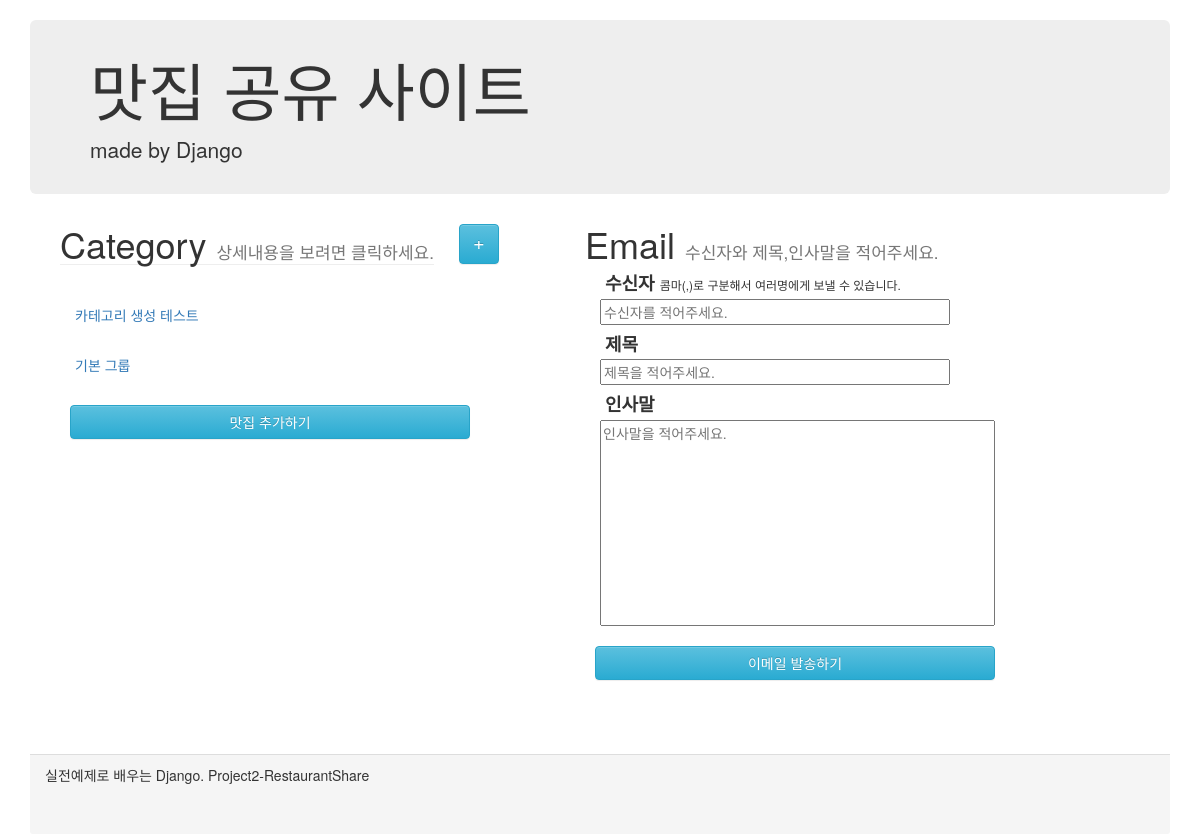
/, run on an earlier commit of the app's database.
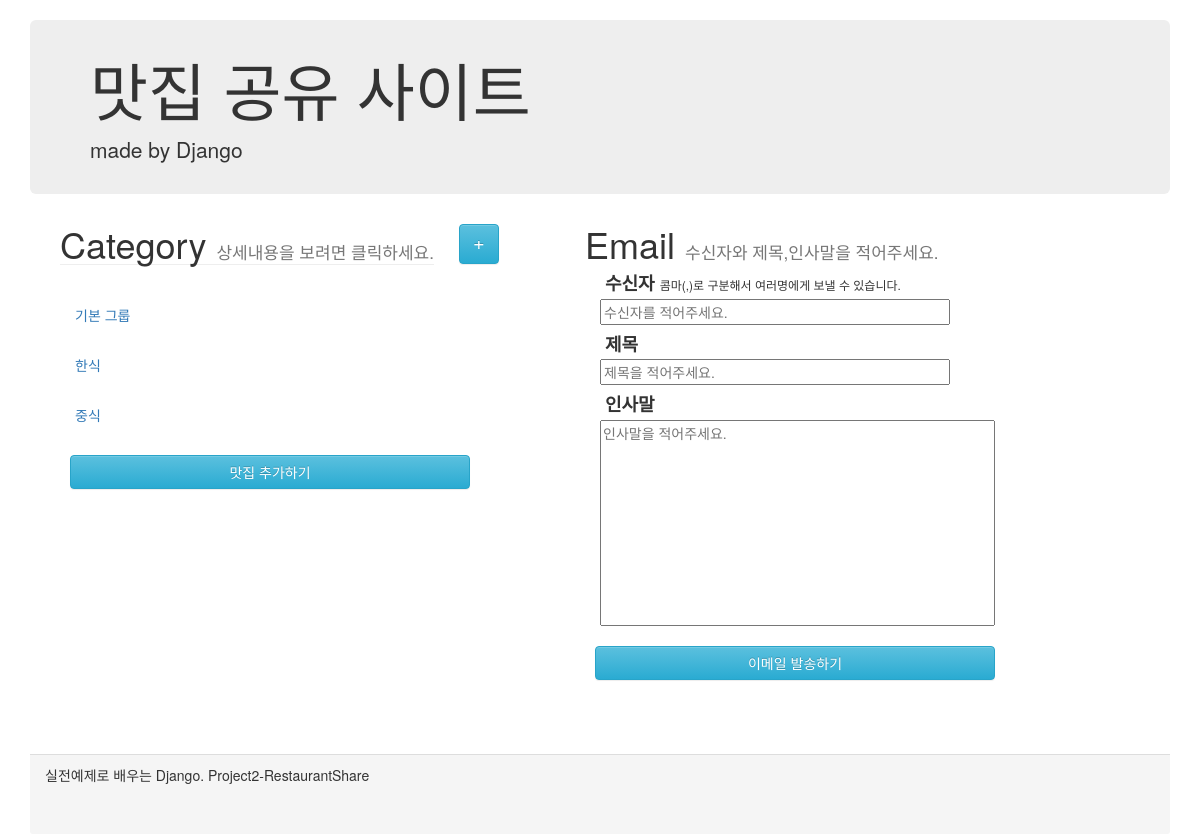
And on a later commit of the database.
### shareRes/models.py (models this page shows)
class Category(models.Model):
    category_name = models.CharField(max_length = 100)

### shareRes/views.py (the view)
# urls.py: path('', views.index, name='index'),
def index(request):
    categories = Category.objects.all()
    restaurants = Restaurant.objects.all()
    content = {'categories':categories, 'restaurants':restaurants}
    return render(request, 'shareRes/index.html', content)

### shareRes/templates/shareRes/index.html (shortened to what this page needs)
<html lang="en">
<head>
    <link rel="stylesheet" href="https://maxcdn.bootstrapcdn.com/bootstrap/3.3.2/css/bootstrap.min.css">
    <link rel="stylesheet" href="https://maxcdn.bootstrapcdn.com/bootstrap/3.3.2/css/bootstrap-theme.min.css">
</head>
<body>
    <div class="container">
        <div class="header">
            <div class="jumbotron">
                <h1>맛집 공유 사이트</h1>
                <p>made by Django</p>
            </div>
        </div>
        <div class="content">
            <div class="row">
                <form action="./sendEmail/send/" method="POST" onsubmit="return emailCheckForm();"> {% csrf_token %}
                    <div class="restaurantInfoDiv ">
                        <div class="row">
                            <div class="infoHeaderDiv">
                                <h1>Category <small class="subTitle">상세내용을 보려면 클릭하세요.</small></h1>
                            </div>
                            <div class="categoryAddDiv">
                                    <a href="categoryCreate/" class="categoryAddBtn btn btn-info" role="button">+</a>
                            </div>
                        </div>
                        <ul class="restaurantListDiv nav nav-pills nav-stacked">
                            {% for category in categories %}
                            <li class="category deactive">{{ category.category_name}}</li>
                            {% endfor %}
                        </ul>
                        <a href="restaurantCreate/" class="sendBtn btn btn-info" role="button">맛집 추가하기</a>
                    </div>
                    <div class="emailDiv">
                        <div class="emailHeaderDiv">
                            <h1>Email <small class="subTitle">수신자와 제목,인사말을 적어주세요.</small></h1>
                        </div>
                        <div class="emailContentGroup">
                            <div class="emailContentHeader">
                                <h4>수신자 <span class="inputReceiverSub">콤마(,)로 구분해서 여러명에게 보낼 수 있습니다.</span></h4>
                                <input class="inputReceiver" name="inputReceiver" id="inputReceiver" type="text" placeholder="수신자를 적어주세요."/><br/>
                            </div>
                            <div class="emailContentHeader">
                                <h4>제목</h4>
                                <input class="inputTitle" name="inputTitle" id="inputTitle" type="text" placeholder="제목을 적어주세요."/><br/>
                            </div>
                            <div class="emailContent">
                                <h4>인사말</h4>
                                <textarea class="inputContent" name="inputContent" id="inputContent" cols="50" rows="10" placeholder="인사말을 적어주세요."></textarea>
                            </div>
                        </div>
                        <div>
                            <input type="submit" class="sendBtn btn btn-info" role="button" value="이메일 발송하기"/>
                        </div>
                    </div>
                </form>
            </div>
        </div>
        <div class="panel-footer">
            실전예제로 배우는 Django. Project2-RestaurantShare
        </div>
    </div>
</body>
</html>

What changed in the data, as far as the page shows it:
removed Category: category_name "카테고리 생성 테스트"
added Category: category_name "한식"
added Category: category_name "중식"
